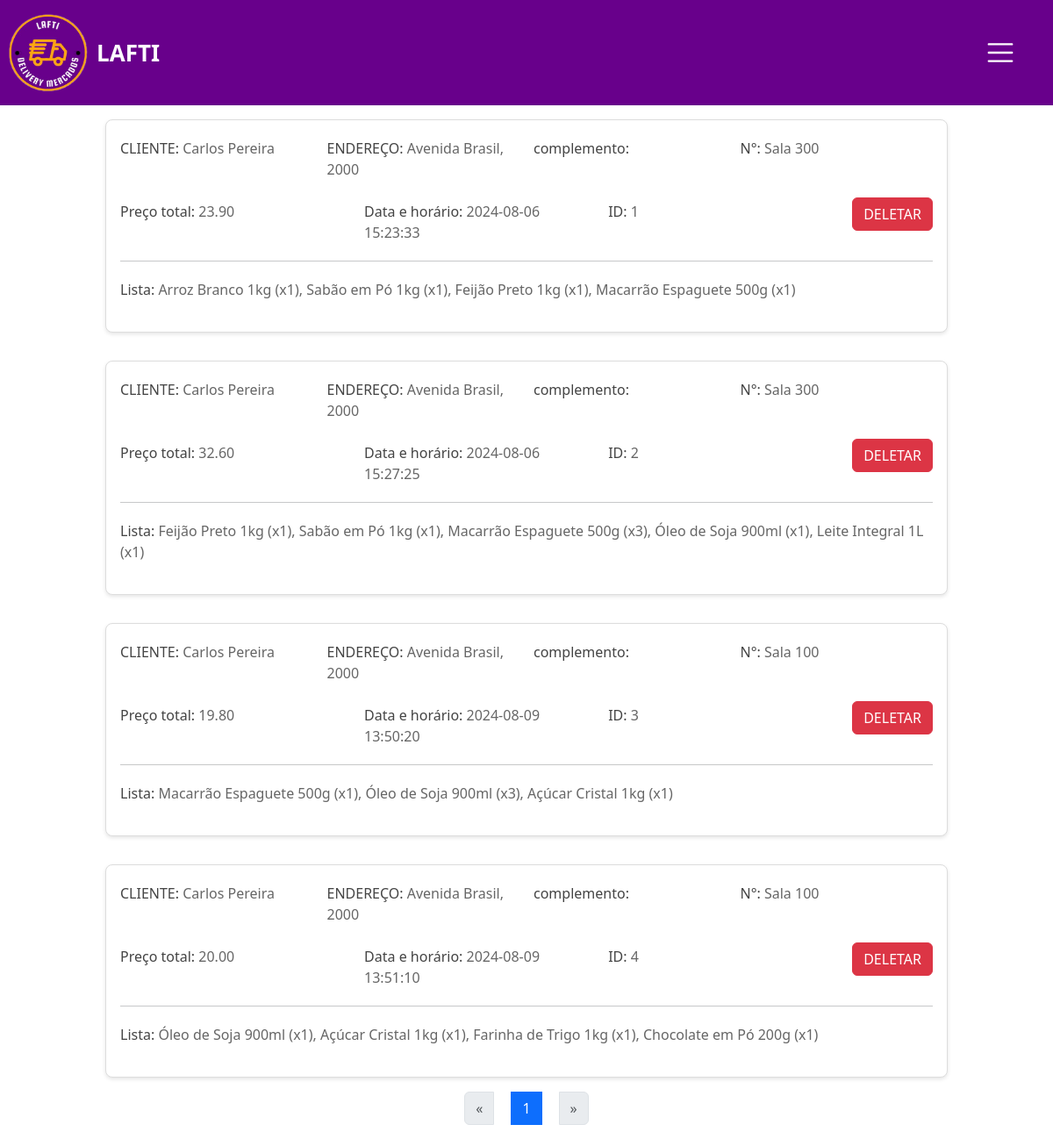
The page /pages/PainelEmpresa/pedidos.php (signed in) on the database its author committed.
### tables this page shows
CREATE TABLE `pedidos` (
  `id` int(11) NOT NULL,
  `user_id` int(11) DEFAULT NULL,
  `id_empresa` int(11) DEFAULT NULL,
  `user_nome` varchar(255) DEFAULT NULL,
  `user_endereco` varchar(255) DEFAULT NULL,
  `user_n` varchar(50) DEFAULT NULL,
  `user_complemento` varchar(255) DEFAULT NULL,
  `telefone` varchar(12) NOT NULL,
  `produtos` text DEFAULT NULL,
  `preco_total` decimal(10,2) DEFAULT NULL,
  `data_pedido` timestamp NOT NULL DEFAULT current_timestamp()
);

### pages/PainelEmpresa/pedidos.php (the view, shortened to what this page needs)
<?php
include "../../conexao.php";
?>
<!DOCTYPE html>
<html lang="pt-br">
<head>
    <link rel="stylesheet" href="../../acetts/css/stylePedido.css">
    <link href="https://cdn.jsdelivr.net/npm/bootstrap@5.3.3/dist/css/bootstrap.min.css" rel="stylesheet">
</head>
<body>
    <?php
        $resultados_por_pagina = 4;
        $pagina = isset($_GET['pagina']) && is_numeric($_GET['pagina']) ? (int) $_GET['pagina'] : 1;
        $sql_total = "SELECT COUNT(*) FROM pedidos";
        $result_total = mysqli_query($conn, $sql_total);
        $row_total = mysqli_fetch_array($result_total);
        $total_pedidos = $row_total[0];
        $total_paginas = ceil($total_pedidos / $resultados_por_pagina);
        $offset = ($pagina - 1) * $resultados_por_pagina;
        $sql = "SELECT * FROM pedidos LIMIT $offset, $resultados_por_pagina";
        $dados = mysqli_query($conn, $sql);
    ?>
    <nav>
        <div>
            <img src="../../icons/img-01.png" class="nav-logo" alt="LAFTI Logo">
            <p>LAFTI</p>
        </div>
        <div>
            <?php include "navbar.php"; ?>
        </div>
    </nav>
    <section class="content-principal" style="display: flex;flex-direction: column;justify-content: center;align-items: center;">
        <?php while ($linha = mysqli_fetch_assoc($dados)): ?>
            <div class='card-pedido' style="width: 80%;">
    <div class='info-pedido'>
        <p>CLIENTE: <span><?= htmlspecialchars($linha['user_nome']) ?></span></p>
        <p>ENDEREÇO: <span><?= htmlspecialchars($linha['user_endereco']) ?></span></p>
        <p>complemento: <span><?= htmlspecialchars($linha['user_complemento']) ?></span></p>
        <p>N°: <span><?= htmlspecialchars($linha['user_n']) ?></span></p>
    </div>
    <div class='list-pedido'>
        <p>Preço total: <span><?= htmlspecialchars($linha['preco_total']) ?></span></p>
        <p>Data e horário: <span><?= htmlspecialchars($linha['data_pedido']) ?></span></p>
        <p>ID: <span><?= htmlspecialchars($linha['id']) ?></span></p>
        <form action='' method='post'>
            <input type='submit' class="btn btn-danger" value='DELETAR'>
        </form>
    </div>
    <hr>
    <div class='list-pedido'>
        <p>Lista: <span><?= htmlspecialchars($linha['produtos']) ?></span></p>
    </div>
</div>
        <?php endwhile; ?>
        <section aria-label="Page navigation example">
            <ul class="pagination">
                <li class="page-item <?= ($pagina <= 1) ? 'disabled' : '' ?>">
                    <a class="page-link" href="<?= ($pagina > 1) ? '?pagina=' . ($pagina - 1) : '#' ?>" aria-label="Previous">
                        <span aria-hidden="true">&laquo;</span>
                    </a>
                </li>
                <?php for ($i = 1; $i <= $total_paginas; $i++): ?>
                    <li class="page-item <?= ($i == $pagina) ? 'active' : '' ?>">
                        <a class="page-link" href="?pagina=<?= $i ?>"><?= $i ?></a>
                    </li>
                <?php endfor; ?>
                <li class="page-item <?= ($pagina >= $total_paginas) ? 'disabled' : '' ?>">
                    <a class="page-link" href="<?= ($pagina < $total_paginas) ? '?pagina=' . ($pagina + 1) : '#' ?>" aria-label="Next">
                        <span aria-hidden="true">&raquo;</span>
                    </a>
                </li>
            </ul>
        </section>
    </section>
</body>
</html>

### acetts/css/stylePedido.css (style rules this page uses)
body, html { height: 100vh; margin: 0; padding: 0; }
nav { background-color: #68008B; height: 15%; display: flex; align-items: center; justify-content: space-between; }
nav div { display: flex; flex-direction: row; align-items: center; }
.nav-logo { height:90px ; width:90px ; margin-left: 10px; }
nav p { margin-left: 10px; margin-top: 0; margin-bottom: 0; color: #ffffff; font-size: 26px; font-weight: bold; }
.content-principal { height: auto; display: flex; justify-content: center; flex-direction: row; flex-wrap: wrap; }
.card-pedido { border: 1px solid #ddd; border-radius: 8px; padding: 16px; margin: 16px 0; background-color: #fff; box-shadow: 0 2px 4px rgba(0,0,0,0.1); }
.info-pedido, .list-pedido { margin-bottom: 16px; }
.info-pedido { display: flex; flex-wrap: wrap; gap: 16px; }
.info-pedido p { margin: 4px 0; font-size: 16px; color: #444; flex: 1; }
.info-pedido p span { font-weight: normal; color: #666; }
.list-pedido { display: flex; flex-wrap: wrap; gap: 16px; }
.list-pedido p { margin: 4px 0; font-size: 16px; color: #444; flex: 1; }
.list-pedido p span { font-weight: normal; color: #666; }
.btn-danger { background-color: #dc3545; color: #fff; border: none; border-radius: 4px; padding: 8px 16px; font-size: 14px; cursor: pointer; text-align: center; text-decoration: none; }
ul { list-style: none; padding: 0; margin: 0; }
li { display: inline-block; margin: 0 10px; }

### rows shown on the page
pedidos: user_nome "Carlos Pereira", user_endereco "Avenida Brasil, 2000", user_n "Sala 300", preco_total "23.90", data_pedido "2024-08-06 15:23:33", id "1", produtos "Arroz Branco 1kg (x1), Sabão em Pó 1kg (x1), Feijão Preto 1kg (x1), Macarrão Espaguete 500g (x1)"
pedidos: user_nome "Carlos Pereira", user_endereco "Avenida Brasil, 2000", user_n "Sala 300", preco_total "32.60", data_pedido "2024-08-06 15:27:25", id "2", produtos "Feijão Preto 1kg (x1), Sabão em Pó 1kg (x1), Macarrão Espaguete 500g (x3), Óleo de Soja 900ml (x1), Leite Integral 1L (x1)"
pedidos: user_nome "Carlos Pereira", user_endereco "Avenida Brasil, 2000", user_n "Sala 100", preco_total "19.80", data_pedido "2024-08-09 13:50:20", id "3", produtos "Macarrão Espaguete 500g (x1), Óleo de Soja 900ml (x3), Açúcar Cristal 1kg (x1)"
pedidos: user_nome "Carlos Pereira", user_endereco "Avenida Brasil, 2000", user_n "Sala 100", preco_total "20.00", data_pedido "2024-08-09 13:51:10", id "4", produtos "Óleo de Soja 900ml (x1), Açúcar Cristal 1kg (x1), Farinha de Trigo 1kg (x1), Chocolate em Pó 200g (x1)"
